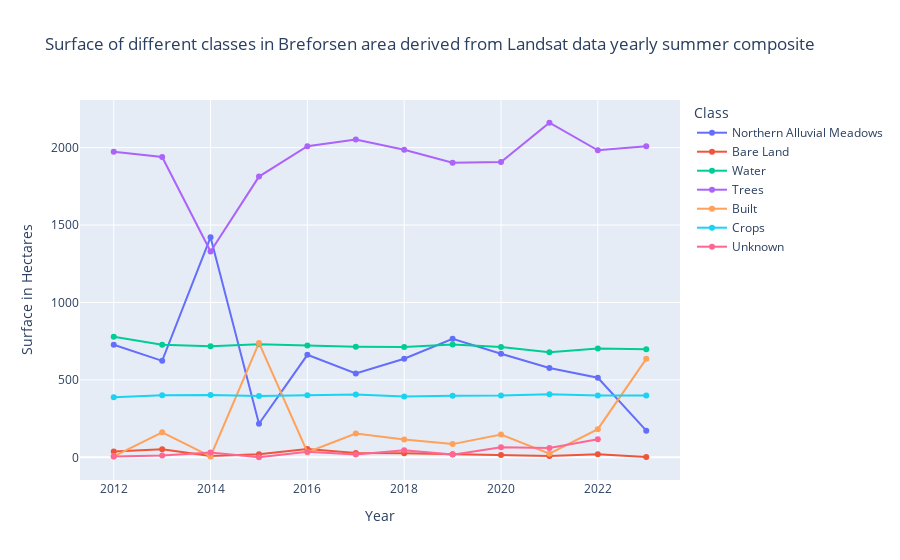

The code cell stored with this chart in its notebook:
### Code cell
# Création d'un dictionnaire inverse pour la légende
reverse_legend_dict = {
    '0': 'Northern Alluvial Meadows',
    '1': 'Bare Land',
    '2': 'Water',
    '3': 'Trees',
    '5': 'Built',
    'null': 'Crops',
    '4': 'Unknown'
}

# Remplacement des noms des classes par les étiquettes
classes_surfaces_df.rename(columns=reverse_legend_dict, inplace=True)

# Remplacement des surfaces en pixels par des hectares (en supposant 1 pixel = 1 hectare pour simplifier)
classes_surfaces_df= classes_surfaces_df.apply(pd.to_numeric, errors='ignore') * 0.09

classes_surfaces_df.drop(columns=['geo'], inplace=True)

# Ajout de la colonne 'year'
years = list(range(2023, 2023 - len(classes_surfaces_df), -1))
classes_surfaces_df['year'] = years

# Conversion de la dataframe pour une meilleure visualisation
df_melted = classes_surfaces_df.melt(id_vars=['year'], var_name='Class', value_name='Surface (hectares)')

# Création du graphique
fig = px.line(df_melted, x='year', y='Surface (hectares)', color='Class',
              title='Surface of different classes in Breforsen area derived from Landsat data yearly summer composite',
              labels={'year': 'Year', 'Surface (hectares)': 'Surface in Hectares'}, markers= True)

# Affichage du graphique
fig.show()

### Figure 1 — Plotly figure (JSON) as saved in the notebook; plotly's stock layout.template omitted (floating-point values rounded to 4 significant figures)
{"data": [{"hovertemplate": "Class=Northern Alluvial Meadows<br>Year=%{x}<br>Surface in Hectares=%{y}<extra></extra>", "legendgroup": "Northern Alluvial Meadows", "line": {"color": "#636efa", "dash": "solid"}, "marker": {"symbol": "circle"}, "mode": "lines+markers", "name": "Northern Alluvial Meadows", "orientation": "v", "showlegend": true, "type": "scatter", "x": [2023, 2022, 2021, 2020, 2019, 2018, 2017, 2016, 2015, 2014, 2013, 2012], "xaxis": "x", "y": [172.1, 513.9, 577.4, 668.6, 765.9, 636.6, 542.0, 662.0, 216.8, 1422.0, 623.2, 726.6], "yaxis": "y"}, {"hovertemplate": "Class=Bare Land<br>Year=%{x}<br>Surface in Hectares=%{y}<extra></extra>", "legendgroup": "Bare Land", "line": {"color": "#EF553B", "dash": "solid"}, "marker": {"symbol": "circle"}, "mode": "lines+markers", "name": "Bare Land", "orientation": "v", "showlegend": true, "type": "scatter", "x": [2023, 2022, 2021, 2020, 2019, 2018, 2017, 2016, 2015, 2014, 2013, 2012], "xaxis": "x", "y": [2.16, 20.16, 8.01, 15.66, 19.17, 26.28, 27.9, 53.1, 20.34, 8.37, 52.47, 37.71], "yaxis": "y"}, {"hovertemplate": "Class=Water<br>Year=%{x}<br>Surface in Hectares=%{y}<extra></extra>", "legendgroup": "Water", "line": {"color": "#00cc96", "dash": "solid"}, "marker": {"symbol": "circle"}, "mode": "lines+markers", "name": "Water", "orientation": "v", "showlegend": true, "type": "scatter", "x": [2023, 2022, 2021, 2020, 2019, 2018, 2017, 2016, 2015, 2014, 2013, 2012], "xaxis": "x", "y": [697.3, 702.8, 678.9, 713.1, 728.2, 713.2, 714.9, 721.9, 730.9, 716.9, 726.4, 779.1], "yaxis": "y"}, {"hovertemplate": "Class=Trees<br>Year=%{x}<br>Surface in Hectares=%{y}<extra></extra>", "legendgroup": "Trees", "line": {"color": "#ab63fa", "dash": "solid"}, "marker": {"symbol": "circle"}, "mode": "lines+markers", "name": "Trees", "orientation": "v", "showlegend": true, "type": "scatter", "x": [2023, 2022, 2021, 2020, 2019, 2018, 2017, 2016, 2015, 2014, 2013, 2012], "xaxis": "x", "y": [2010.0, 1983.0, 2161.0, 1907.0, 1903.0, 1986.0, 2052.0, 2010.0, 1813.0, 1330.0, 1940.0, 1973.0], "yaxis": "y"}, {"hovertemplate": "Class=Built<br>Year=%{x}<br>Surface in Hectares=%{y}<extra></extra>", "legendgroup": "Built", "line": {"color": "#FFA15A", "dash": "solid"}, "marker": {"symbol": "circle"}, "mode": "lines+markers", "name": "Built", "orientation": "v", "showlegend": true, "type": "scatter", "x": [2023, 2022, 2021, 2020, 2019, 2018, 2017, 2016, 2015, 2014, 2013, 2012], "xaxis": "x", "y": [636.2, 181.7, 23.58, 147.5, 85.32, 114.8, 154.2, 32.67, 738.7, 5.67, 161.8, 6.3], "yaxis": "y"}, {"hovertemplate": "Class=Crops<br>Year=%{x}<br>Surface in Hectares=%{y}<extra></extra>", "legendgroup": "Crops", "line": {"color": "#19d3f3", "dash": "solid"}, "marker": {"symbol": "circle"}, "mode": "lines+markers", "name": "Crops", "orientation": "v", "showlegend": true, "type": "scatter", "x": [2023, 2022, 2021, 2020, 2019, 2018, 2017, 2016, 2015, 2014, 2013, 2012], "xaxis": "x", "y": [398.5, 398.8, 407.9, 398.9, 397.2, 393.1, 406.1, 400.7, 395.8, 402.1, 400.1, 388.5], "yaxis": "y"}, {"hovertemplate": "Class=Unknown<br>Year=%{x}<br>Surface in Hectares=%{y}<extra></extra>", "legendgroup": "Unknown", "line": {"color": "#FF6692", "dash": "solid"}, "marker": {"symbol": "circle"}, "mode": "lines+markers", "name": "Unknown", "orientation": "v", "showlegend": true, "type": "scatter", "x": [2023, 2022, 2021, 2020, 2019, 2018, 2017, 2016, 2015, 2014, 2013, 2012], "xaxis": "x", "y": [null, 116.1, 59.58, 65.61, 17.46, 46.35, 18.99, 36, 0.45, 31.59, 11.97, 4.95], "yaxis": "y"}], "layout": {"legend": {"title": {"text": "Class"}, "tracegroupgap": 0}, "title": {"text": "Surface of different classes in Breforsen area derived from Landsat data yearly summer composite"}, "xaxis": {"anchor": "y", "domain": [0, 1], "title": {"text": "Year"}}, "yaxis": {"anchor": "x", "domain": [0, 1], "title": {"text": "Surface in Hectares"}}}}
